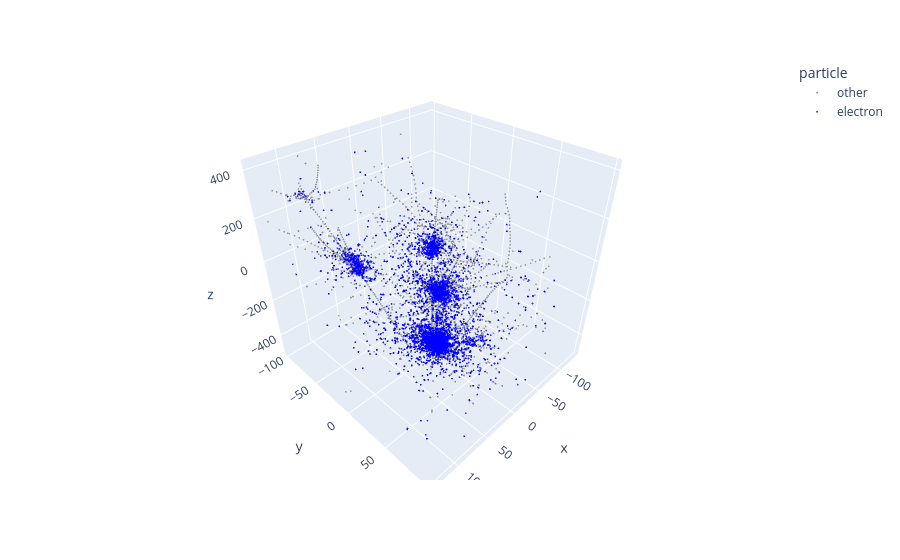

The notebook cell saved with this chart:
### Code cell
import plotly.express as px

fig = px.scatter_3d(
    long_df,
    x="x",
    y="y",
    z="z",
    color="particle",
    color_discrete_map={
        "electron": "blue",
        "muon": "orange",
        "tau": "purple",
        "other": "gray"
    },
    opacity=0.8,
    hover_name="name"
)

fig.update_traces(marker=dict(size=1))
fig.show()

### Figure 1 — Plotly figure (JSON) as saved in the notebook; plotly's stock layout.template omitted (floating-point values rounded to 4 significant figures; data arrays with more than 128 entries replaced by an {"elided": "..."} marker saying what was removed)
{"data": [{"hovertemplate": "<b>%{hovertext}</b><br><br>particle=other<br>x=%{x}<br>y=%{y}<br>z=%{z}<extra></extra>", "hovertext": {"elided": "5325 str values"}, "legendgroup": "other", "marker": {"color": "gray", "opacity": 0.8, "size": 1, "symbol": "circle"}, "mode": "markers", "name": "other", "scene": "scene", "showlegend": true, "type": "scatter3d", "x": {"elided": "5325 float values"}, "y": {"elided": "5325 float values"}, "z": {"elided": "5325 float values"}}, {"hovertemplate": "<b>%{hovertext}</b><br><br>particle=electron<br>x=%{x}<br>y=%{y}<br>z=%{z}<extra></extra>", "hovertext": {"elided": "11150 str values"}, "legendgroup": "electron", "marker": {"color": "blue", "opacity": 0.8, "size": 1, "symbol": "circle"}, "mode": "markers", "name": "electron", "scene": "scene", "showlegend": true, "type": "scatter3d", "x": {"elided": "11150 float values"}, "y": {"elided": "11150 float values"}, "z": {"elided": "11150 float values"}}], "layout": {"legend": {"title": {"text": "particle"}, "tracegroupgap": 0}, "margin": {"t": 60}, "scene": {"domain": {"x": [0, 1], "y": [0, 1]}, "xaxis": {"title": {"text": "x"}}, "yaxis": {"title": {"text": "y"}}, "zaxis": {"title": {"text": "z"}}}}}
